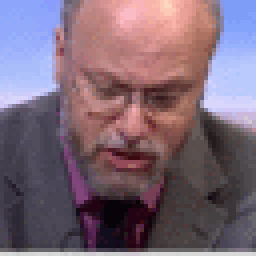
#> input picture example_face/ABOUT_00002_31.gif, 64 x 64 px (shown 4 times larger); its folder holds 5 pictures in this run
$ python OpenCV_FaceLandMark_SingleGif.py
#> lines starting #> are read from the running program, lines starting #| are printed output that depends on the picture
#!/usr/bin/env python3
# -*- coding: utf-8 -*-
"""
Created on Tue Nov 29 13:05:55 2022

@author: mikewang
"""
# opencv 4.1.2 to read images
import cv2
# used for accessing url to download files
import urllib.request as urlreq
# used to access local directory
import os
# used to plot our images
import matplotlib.pyplot as plt
# used to change image size
from pylab import rcParams
import numpy as np
from scipy.io import savemat
import os
import imageio


#%%
Path_image_root = "example_face/"
Video_name = "ABOUT_00002_31.gif"
Path_VideoImageExample_root = "example_lip_extracted/GIFImageExample/"
Path_fullFrames = "frameExtraction/"
Path_2dFrames = "Lip_frameByFrame/"
Path_3dMatrixs = "Lip_3dMatrix/"
#%%

def GIF2Frames(Path_video, Path_fullFrame, Path_2dFrame, Path_3dMatrix, VideoName):
    '''
    Parameters
    ----------
    Path_video : String
        DESCRIPTION: directories which the video is stored
    Path_fullFrame : String
        DESCRIPTION: diretories which the decomposed fullFrames of the video is stored
    Path_2dFrame: String
        DESCRIPTION: diretories which the extracted lip information are stored as individual frames
    Path_3dMatrix: String
        DESCRIPTION: directories which the extracted lip information are stored as 3d matrix (concatenated along the timeline)
    VideoName: String
        DESCRIPTION: Video name
    Returns
    -------
    None.
    '''

    # reading the video file
    # vidcap = cv2.VideoCapture(Path_video)
    count = 0
    gif = imageio.mimread(Path_image_root+Video_name)
    #------------------------------------------------------------------------------------#
    #                                making directories                                  #
    #------------------------------------------------------------------------------------#
    # FULL FRAME PATH
    Path_currentVideoFullFrame = Path_fullFrame+VideoName+"/"

    # 2dFRAME PATH
    Path_currentVideo_2dFrame_standard_typeI = Path_2dFrame+VideoName+"/"+"standard/typeI/"
    Path_currentVideo_2dFrame_standard_typeII = Path_2dFrame+VideoName+"/"+"standard/typeII/"
    Path_currentVideo_2dFrame_standard_typeIII = Path_2dFrame+VideoName+"/"+"standard/typeIII/"


    Path_currentVideo_2dFrame_small_typeI = Path_2dFrame+VideoName+"/"+"small/typeI/"
    Path_currentVideo_2dFrame_small_typeII = Path_2dFrame+VideoName+"/"+"small/typeII/"
    Path_currentVideo_2dFrame_small_typeIII = Path_2dFrame+VideoName+"/"+"small/typeIII/"
    Path_currentVideo_2dFrame_typeIV = Path_2dFrame+VideoName+"/"+"typeIV/"

    #3dMatrix PATH
    Path_currentVideo_3dMatrix_standard_typeI = Path_3dMatrix+VideoName+"/"+"standard/typeI/"
    Path_currentVideo_3dMatrix_standard_typeII = Path_3dMatrix+VideoName+"/"+"standard/typeII/"
    Path_currentVideo_3dMatrix_standard_typeIII = Path_3dMatrix+VideoName+"/"+"standard/typeIII/"

    Path_currentVideo_3dMatrix_small_typeI = Path_3dMatrix+VideoName+"/"+"small/typeI/"
    Path_currentVideo_3dMatrix_small_typeII = Path_3dMatrix+VideoName+"/"+"small/typeII/"
    Path_currentVideo_3dMatrix_small_typeIII = Path_3dMatrix+VideoName+"/"+"small/typeIII/"
    Path_currentVideo_3dMatrix_typeIV = Path_3dMatrix+VideoName+"/"+"typeIV/"


    # make new directories
    os.makedirs(Path_currentVideoFullFrame, exist_ok=True)

    os.makedirs(Path_currentVideo_2dFrame_standard_typeI, exist_ok=True)
    os.makedirs(Path_currentVideo_2dFrame_standard_typeII, exist_ok=True)
    os.makedirs(Path_currentVideo_2dFrame_standard_typeIII, exist_ok=True)
    os.makedirs(Path_currentVideo_2dFrame_typeIV, exist_ok=True)
    os.makedirs(Path_currentVideo_2dFrame_small_typeI, exist_ok=True)
    os.makedirs(Path_currentVideo_2dFrame_small_typeII, exist_ok=True)
    os.makedirs(Path_currentVideo_2dFrame_small_typeIII, exist_ok=True)

    os.makedirs(Path_currentVideo_3dMatrix_standard_typeI, exist_ok=True)
    os.makedirs(Path_currentVideo_3dMatrix_standard_typeII, exist_ok=True)
    os.makedirs(Path_currentVideo_3dMatrix_standard_typeIII, exist_ok=True)
    os.makedirs(Path_currentVideo_3dMatrix_typeIV, exist_ok=True)
    os.makedirs(Path_currentVideo_3dMatrix_small_typeI, exist_ok=True)
    os.makedirs(Path_currentVideo_3dMatrix_small_typeII, exist_ok=True)
    os.makedirs(Path_currentVideo_3dMatrix_small_typeIII, exist_ok=True)

    lip_rect_list = []
    lip_mask_list = []
    lip_dst_list = []
    lip_rect_small_list = []
    lip_mask_small_list = []
    lip_dst_small_list = []
    dist_array_list = []


    for image in gif:
        image = image[:,:,:3]
        image_rgb = cv2.cvtColor(image, cv2.COLOR_BGR2RGB)
        # plt.imshow(image_rgb)
        # plt.show()
        # Full Frame seperation
        cv2.imwrite(os.path.join(Path_currentVideoFullFrame,"frame{:d}.jpg".format(count)), image_rgb)     # save frame as JPEG
        landmark = FacialLandmark(image_rgb)
        # Type I
        lip_rect, lip_rect_small = typeI_2dFrame(image_rgb, landmark, Path_currentVideo_2dFrame_standard_typeI, Path_currentVideo_2dFrame_small_typeI, count)
        lip_rect_list.append(lip_rect)
        lip_rect_small_list.append(lip_rect_small)
        # Type II
        lip_mask, lip_mask_small = typeII_2dFrame(image_rgb, landmark, Path_currentVideo_2dFrame_standard_typeII, Path_currentVideo_2dFrame_small_typeII, count)
        lip_mask_list.append(lip_mask)
        lip_mask_small_list.append(lip_mask_small)
        # Type III
        lip_dst, lip_dst_small = typeIII_2dFrame(image_rgb, landmark, Path_currentVideo_2dFrame_standard_typeIII, Path_currentVideo_2dFrame_small_typeIII, count)
        lip_dst_list.append(lip_dst)
        lip_dst_small_list.append(lip_dst_small)
        # Type IV
        dist_array = typeIV_2dFrame(landmark, Path_currentVideo_2dFrame_typeIV, count)
        dist_array_list.append(dist_array)
        count += 1

    # print("{} images are extacted in {}.".format(count,Path_fullFrame))
    lip_rect_3d_array = np.array(lip_rect_list)
    lip_rect_small_3d_array = np.array(lip_rect_small_list)
    mdic = {"lip_rect_3d_array": lip_rect_3d_array}
    savemat(Path_currentVideo_3dMatrix_standard_typeI+"_3dTypeI.mat",mdic)
    mdic = {"lip_rect_small_3d_array": lip_rect_small_3d_array}
    savemat(Path_currentVideo_3dMatrix_small_typeI+"_3dTypeI.mat",mdic)

    lip_mask_3d_array = np.array(lip_mask_list)
    lip_mask_small_3d_array = np.array(lip_mask_small_list)
    mdic = {"lip_mask_3d_array": lip_mask_3d_array}
    savemat(Path_currentVideo_3dMatrix_standard_typeII+"_3dTypeII.mat",mdic)
    mdic = {"lip_mask_small_3d_array": lip_mask_small_3d_array}
    savemat(Path_currentVideo_3dMatrix_small_typeII+"_3dTypeII.mat",mdic)

    lip_dst_3d_array = np.array(lip_dst_list)
    lip_dst_small_3d_array = np.array(lip_dst_small_list)
    mdic = {"lip_dst_3d_array": lip_dst_3d_array}
    savemat(Path_currentVideo_3dMatrix_standard_typeIII+"_3dTypeIII.mat",mdic)
    mdic = {"lip_dst_small_3d_array": lip_dst_small_3d_array}
    savemat(Path_currentVideo_3dMatrix_small_typeIII+"_3dTypeIII.mat",mdic)

    dist_3d_array = np.array(dist_array_list)
    mdic = {"dist_3d_array": dist_3d_array}
    savemat(Path_currentVideo_3dMatrix_typeIV+"_3dTypeIV.mat",mdic)


def GIF2FullFrame(Path_video, Path_fullFrame, VideoName):
    count = 0
    gif = imageio.mimread(Path_image_root+Video_name)
    # FULL FRAME PATH
    Path_currentVideoFullFrame = Path_fullFrame+VideoName+"/"
    # make new directories
    os.makedirs(Path_currentVideoFullFrame, exist_ok=True)
    for image in gif:
        image = image[:,:,:3]
        image_rgb = cv2.cvtColor(image, cv2.COLOR_BGR2RGB)
        plt.imshow(image_rgb)
        plt.show()
        # Full Frame seperation
        cv2.imwrite(os.path.join(Path_currentVideoFullFrame,"frame{:d}.jpg".format(count)), image_rgb)     # save frame as JPEG
        print(count)
        count = count + 1

def FacialLandmark(image):
    '''
    This method extracts the 68 Facial landmarks from a given front face image
    indexs that are on the lips: 48-67
    Parameters
    ----------
    image : np.array                    (256,256,3)
        image matrix

    Returns
    -------
    landmarks: np.array                     (1,68,2)
        landmark detected from image

    '''
    plt.imshow(image)
    plt.show()
    image_gray = cv2.cvtColor(image, cv2.COLOR_BGR2GRAY)
    plt.imshow(image_gray)
    plt.show()
    # save face detection algorithm's url in haarcascade_url variable
    haarcascade_url = "https://raw.githubusercontent.com/opencv/opencv/master/data/haarcascades/haarcascade_frontalface_alt2.xml"
    # save face detection algorithm's name as haarcascade
    haarcascade = "haarcascade_frontalface_alt2.xml"
    # chech if file is in working directory
    if (haarcascade in os.listdir(os.curdir)):
        print("File exists")
    else:
        # download file from url and save locally as haarcascade_frontalface_alt2.xml, < 1MB
        urlreq.urlretrieve(haarcascade_url, haarcascade)
        print("File downloaded")
    # create an instance of the Face Detection Cascade Classifier
    detector = cv2.CascadeClassifier(haarcascade)
    # Detect faces using the haarcascade classifier on the "grayscale image"
    faces = detector.detectMultiScale(image_gray)
    # save facial landmark detection model's url in LBFmodel_url variable
    LBFmodel_url = "https://github.com/kurnianggoro/GSOC2017/raw/master/data/lbfmodel.yaml"

    # save facial landmark detection model's name as LBFmodel
    LBFmodel = "lbfmodel.yaml"

    # check if file is in working directory
    if (LBFmodel in os.listdir(os.curdir)):
        print("File exists")
    else:
        # download picture from url and save locally as lbfmodel.yaml, < 54MB
        urlreq.urlretrieve(LBFmodel_url, LBFmodel)
        print("File downloaded")
    # create an instance of the Facial landmark Detector with the model
    landmark_detector  = cv2.face.createFacemarkLBF()
    landmark_detector.loadModel(LBFmodel)
    # Detect landmarks on "image_gray"
    _, landmarks = landmark_detector.fit(image_gray, faces)
    landmark = landmarks[0]
    return landmark


# [171 lines left out: functions typeI_2dFrame, typeII_2dFrame, typeIII_2dFrame, typeIV_2dFrame, rotation_once, not called in this run]

# @TODO: implement Type I, Type II, Type III, and Type IV
# Type I
# Type II
# Type III


#%%
######################################################################################
#                                       Test field                                   #
######################################################################################
gif = imageio.mimread(Path_image_root+Video_name)
#> gif = 5 items
#%%
GIF2FullFrame(Path_image_root+Video_name, Path_VideoImageExample_root+Path_fullFrames, Video_name)
#> the loop in GIF2FullFrame, `for image in gif:` made 5 passes
#| 0
#| 1
#| 2
#| 3
#| 4
#> pass 2, in GIF2FullFrame, `image = image[:,:,:3]`:
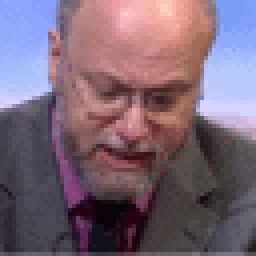
#> image: shape (64, 64, 3) (shown 4 times larger); mean R, G, B 122.4, 101.6, 117.7
#> pass 3, in GIF2FullFrame, `image = image[:,:,:3]`:
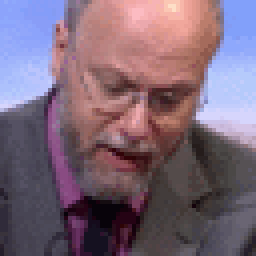
#> image: shape (64, 64, 3) (shown 4 times larger); mean R, G, B 123.4, 102.5, 119.5
#> after the loop in GIF2FullFrame, `for image in gif:`: count = 5

#%% itergration test
GIF2Frames(Path_image_root+Video_name, Path_VideoImageExample_root+Path_fullFrames, Path_VideoImageExample_root+Path_2dFrames, Path_VideoImageExample_root+Path_3dMatrixs, Video_name)
#> in GIF2Frames, `gif = imageio.mimread(Path_image_root+Video_name)`: gif = 5 items
#> in GIF2Frames, image is the input picture: shape (64, 64, 3); mean R, G, B 123.3, 102.8, 117.8
#> in FacialLandmark, `image_gray = cv2.cvtColor(image, cv2.COLOR_BGR2GRAY)`:
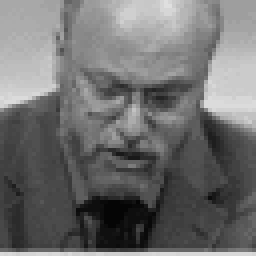
#> image_gray: shape (64, 64) (shown 4 times larger); min 5, max 223, mean 110.7
#> in FacialLandmark, `faces = detector.detectMultiScale(image_gray)`: faces = [[10, 5, 47, 47]]
#> (the run stopped early here; a loop or call above may not have finished)
